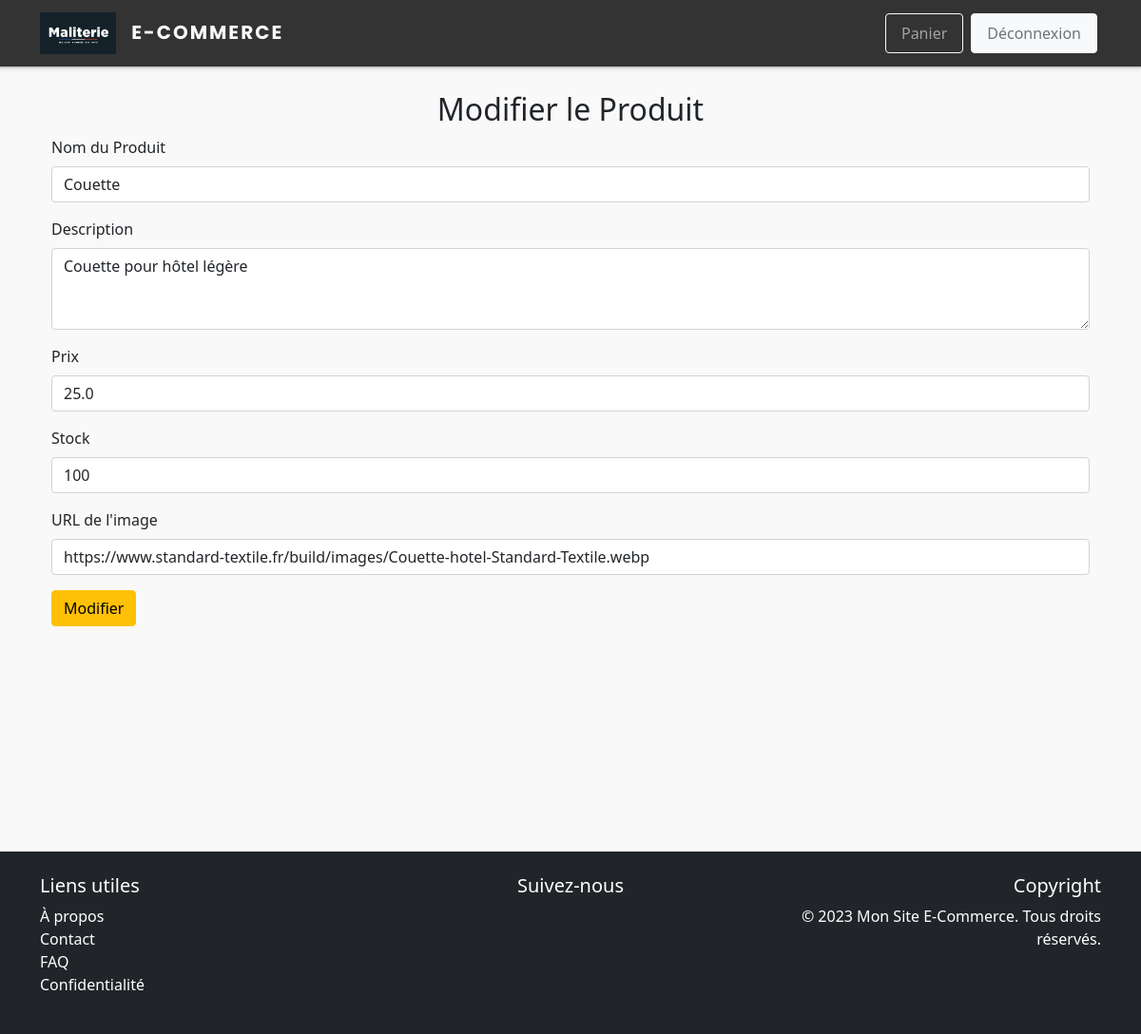
Screenshot of /admin/edit_product/3 (signed in) with the database file from the repository.
### app/models.py (models this page shows, shortened)
class Product(db.Model):
    __tablename__ = 'products'
    id = db.Column(db.Integer, primary_key=True)  # ID unique pour chaque produit
    name = db.Column(db.String(100), nullable=False)  # Nom du produit
    description = db.Column(db.Text, nullable=True)  # Description détaillée
    price = db.Column(db.Float, nullable=False)  # Prix
    image = db.Column(db.String(300), nullable=True)  # URL de l'image du produit (optionnel)
    stock = db.Column(db.Integer, default=0)  # Quantité en stock

### app/routes.py (the view, shortened to what this page needs)
@main.route('/admin/edit_product/<int:product_id>', methods=['GET', 'POST'])
@login_required
def edit_product(product_id):
    if not current_user.is_admin:
        flash("Accès refusé.", 'danger')
        return redirect(url_for('main.home'))
    product = Product.query.get_or_404(product_id)
    return render_template('edit_product.html', product=product)

### app/__init__.py (called while the page is built)
@login_manager.user_loader
def load_user(user_id):
    from .models import User  # Importer User ici pour éviter les imports circulaires
    return User.query.get(int(user_id))  # Charge l'utilisateur en fonction de l'ID

### app/templates/edit_product.html
{% extends 'base.html' %}
{% block content %}
<div class="container mt-4">
    <h2 class="text-center">Modifier le Produit</h2>
    <form method="POST" action="{{ url_for('main.edit_product', product_id=product.id) }}">
        <div class="mb-3">
            <label for="name" class="form-label">Nom du Produit</label>
            <input type="text" class="form-control" id="name" name="name" value="{{ product.name }}" required>
        </div>
        <div class="mb-3">
            <label for="description" class="form-label">Description</label>
            <textarea class="form-control" id="description" name="description" rows="3" required>{{ product.description }}</textarea>
        </div>
        <div class="mb-3">
            <label for="price" class="form-label">Prix</label>
            <input type="number" step="0.01" class="form-control" id="price" name="price" value="{{ product.price }}" required>
        </div>
        <div class="mb-3">
            <label for="stock" class="form-label">Stock</label>
            <input type="number" class="form-control" id="stock" name="stock" value="{{ product.stock }}" required>
        </div>
        <div class="mb-3">
            <label for="image" class="form-label">URL de l'image</label>
            <input type="text" class="form-control" id="image" name="image" value="{{ product.image }}">
        </div>
        <button type="submit" class="btn btn-warning">Modifier</button>
    </form>
</div>
{% endblock %}

### app/static/style.css (style rules this page uses)
body { background-color: #f9f9f9; }

### rows the page displays
Product: name "Couette", description "Couette pour hôtel légère", price "25.0", stock "100", image "https://www.standard-textile.fr/build/images/Couette-hotel-Standard-Textile.webp"
